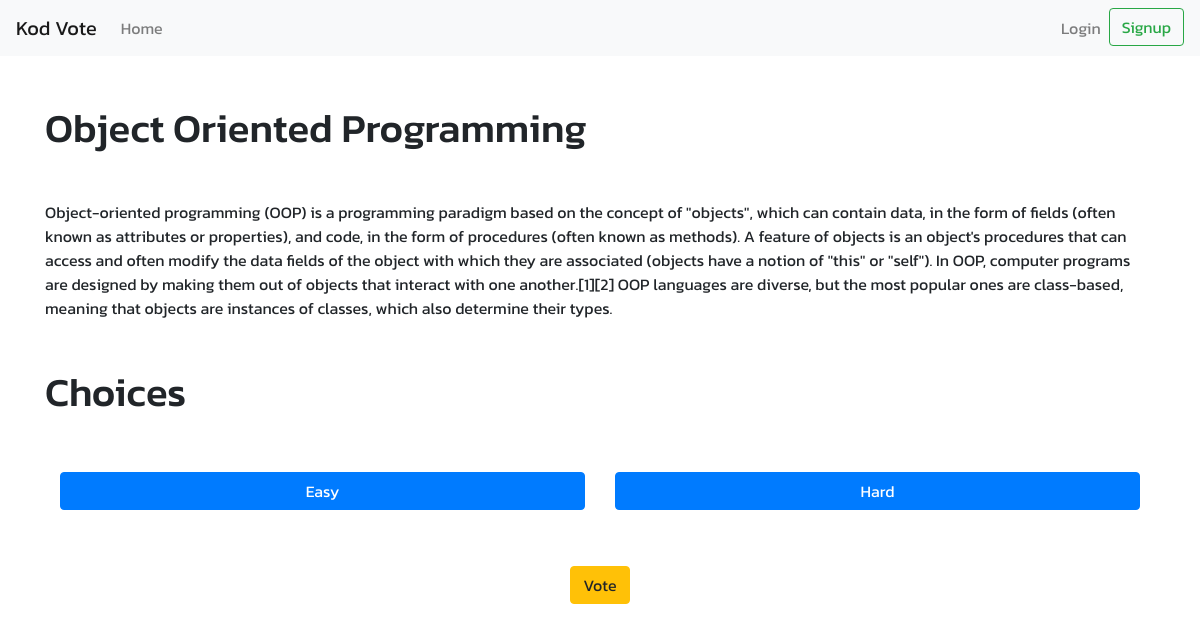
The app's page /vote/9, older data.
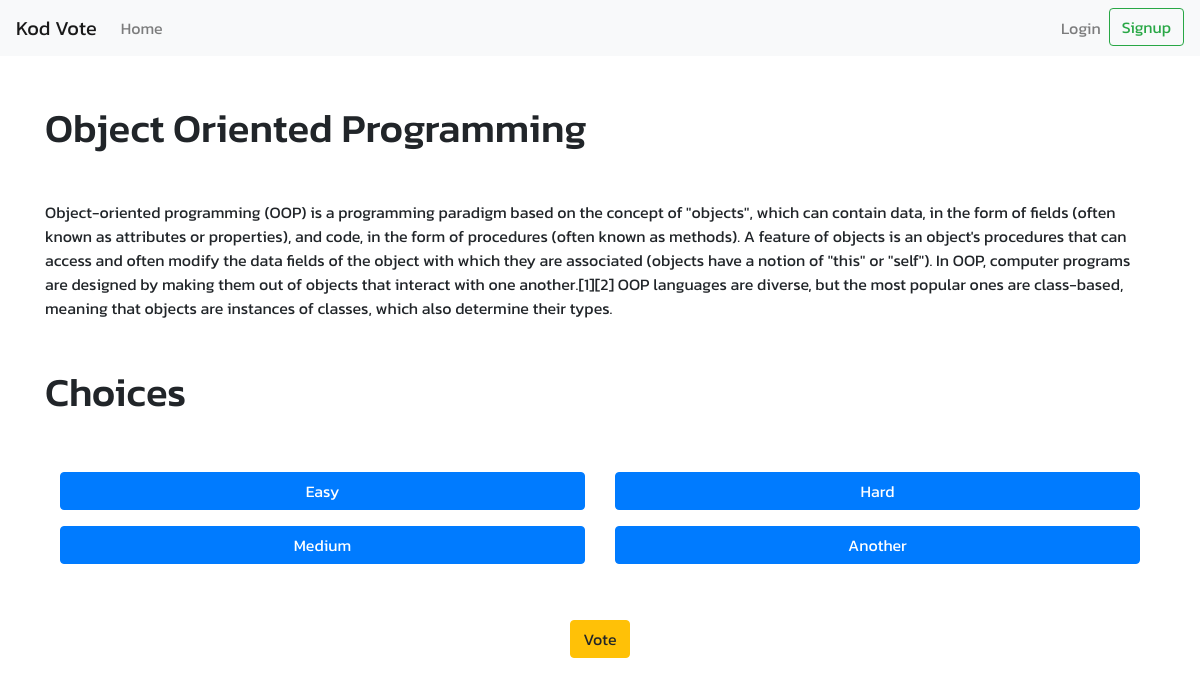
The same page, newer data.
### polls/models.py (models this page shows, shortened)
class Poll_Choice(models.Model):
    subject = models.CharField(max_length=255)
    image = models.ImageField(default='default_choice.jpg')
    poll_id = models.ForeignKey(Poll, on_delete=models.CASCADE)

### polls/views.py (the view)
# urls.py: path('vote/<int:poll_id>', views.vote_view, name='vote'),
def vote_view(request, poll_id):
    poll = Poll.objects.get(id=poll_id)
    if (request.method == 'POST'): # check what choice that ppl vote
        print(request.POST)
    if (poll.password != ''): # if poll have password
        print(poll.subject)
    choices = poll.poll_choice_set.all()
    context = {'poll' : poll, 'choices' : choices}
    return render(request, 'vote.html', context)

### polls/templates/vote.html
{% extends 'base_layout.html' %}
{% block content %}
    <h1 class='mb-5'>{{ poll.subject }}</h1>
    <p class='mb-5'>{{ poll.detail }}</p>
    <h1 class='mb-5'>Choices</h1>
    <div class='container text-center'>
        <div class="row">
            {% for choice in choices %}
                <div class="col-6 my-2">
                    <button class="btn btn-primary btn-block"> {{ choice.subject }} </button>
                </div>
            {% endfor %}
        </div>
        <button type="submit" class='btn btn-warning my-5'>Vote</button>
    </div>
{% endblock %}

Row changes from the older to the newer data that the page shows:
added Poll_Choice: subject "Medium"
added Poll_Choice: subject "Another"
